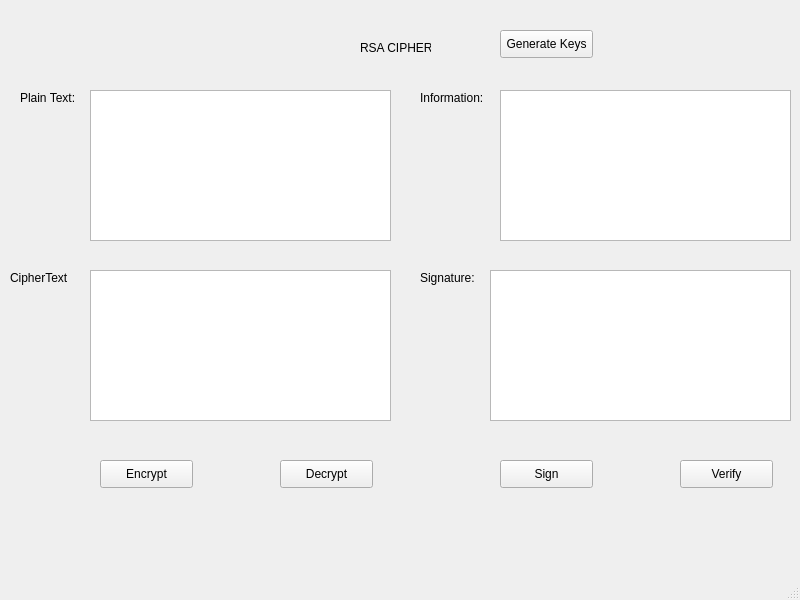
<?xml version="1.0" encoding="UTF-8"?>
<ui version="4.0">
 <class>MainWindow</class>
 <widget class="QMainWindow" name="MainWindow">
  <property name="geometry">
   <rect>
    <x>0</x>
    <y>0</y>
    <width>800</width>
    <height>600</height>
   </rect>
  </property>
  <property name="windowTitle">
   <string>MainWindow</string>
  </property>
  <widget class="QWidget" name="centralwidget">
   <widget class="QLabel" name="label">
    <property name="geometry">
     <rect>
      <x>360</x>
      <y>40</y>
      <width>71</width>
      <height>16</height>
     </rect>
    </property>
    <property name="text">
     <string>RSA CIPHER</string>
    </property>
   </widget>
   <widget class="QLabel" name="label_2">
    <property name="geometry">
     <rect>
      <x>20</x>
      <y>90</y>
      <width>61</width>
      <height>16</height>
     </rect>
    </property>
    <property name="text">
     <string>Plain Text:</string>
    </property>
   </widget>
   <widget class="QLabel" name="label_3">
    <property name="geometry">
     <rect>
      <x>420</x>
      <y>90</y>
      <width>71</width>
      <height>16</height>
     </rect>
    </property>
    <property name="text">
     <string>Information:</string>
    </property>
   </widget>
   <widget class="QLabel" name="label_4">
    <property name="geometry">
     <rect>
      <x>10</x>
      <y>270</y>
      <width>61</width>
      <height>16</height>
     </rect>
    </property>
    <property name="text">
     <string>CipherText</string>
    </property>
   </widget>
   <widget class="QLabel" name="label_5">
    <property name="geometry">
     <rect>
      <x>420</x>
      <y>270</y>
      <width>61</width>
      <height>16</height>
     </rect>
    </property>
    <property name="text">
     <string>Signature:</string>
    </property>
   </widget>
   <widget class="QTextEdit" name="txt_plain_text">
    <property name="geometry">
     <rect>
      <x>90</x>
      <y>90</y>
      <width>301</width>
      <height>151</height>
     </rect>
    </property>
   </widget>
   <widget class="QTextEdit" name="txt_info">
    <property name="geometry">
     <rect>
      <x>500</x>
      <y>90</y>
      <width>291</width>
      <height>151</height>
     </rect>
    </property>
   </widget>
   <widget class="QTextEdit" name="txt_cipher_text">
    <property name="geometry">
     <rect>
      <x>90</x>
      <y>270</y>
      <width>301</width>
      <height>151</height>
     </rect>
    </property>
   </widget>
   <widget class="QTextEdit" name="txt_sign">
    <property name="geometry">
     <rect>
      <x>490</x>
      <y>270</y>
      <width>301</width>
      <height>151</height>
     </rect>
    </property>
   </widget>
   <widget class="QPushButton" name="btn_gen_keys">
    <property name="geometry">
     <rect>
      <x>500</x>
      <y>30</y>
      <width>93</width>
      <height>28</height>
     </rect>
    </property>
    <property name="text">
     <string>Generate Keys</string>
    </property>
   </widget>
   <widget class="QPushButton" name="btn_encrypt">
    <property name="geometry">
     <rect>
      <x>100</x>
      <y>460</y>
      <width>93</width>
      <height>28</height>
     </rect>
    </property>
    <property name="text">
     <string>Encrypt</string>
    </property>
   </widget>
   <widget class="QPushButton" name="btn_decrypt">
    <property name="geometry">
     <rect>
      <x>280</x>
      <y>460</y>
      <width>93</width>
      <height>28</height>
     </rect>
    </property>
    <property name="text">
     <string>Decrypt</string>
    </property>
   </widget>
   <widget class="QPushButton" name="btn_sign">
    <property name="geometry">
     <rect>
      <x>500</x>
      <y>460</y>
      <width>93</width>
      <height>28</height>
     </rect>
    </property>
    <property name="text">
     <string>Sign</string>
    </property>
   </widget>
   <widget class="QPushButton" name="btn_verify">
    <property name="geometry">
     <rect>
      <x>680</x>
      <y>460</y>
      <width>93</width>
      <height>28</height>
     </rect>
    </property>
    <property name="text">
     <string>Verify</string>
    </property>
   </widget>
  </widget>
  <widget class="QMenuBar" name="menubar">
   <property name="geometry">
    <rect>
     <x>0</x>
     <y>0</y>
     <width>800</width>
     <height>26</height>
    </rect>
   </property>
  </widget>
  <widget class="QStatusBar" name="statusbar"/>
 </widget>
 <resources/>
 <connections/>
</ui>
